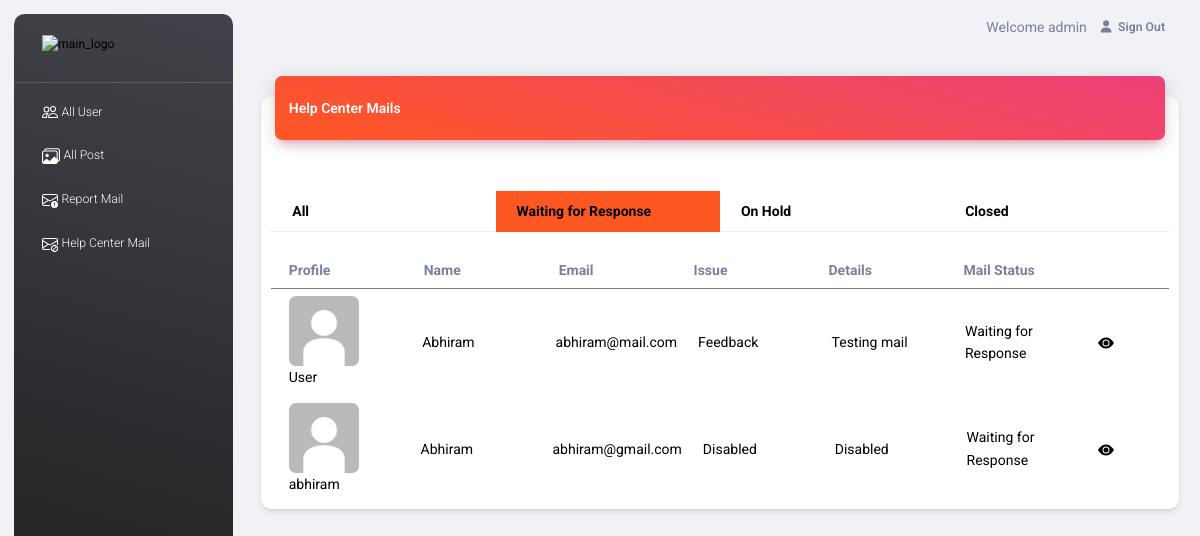
Page /admin_app/help_mail/ (signed in) on the committed database.
### Frontend/models.py (models this page shows)
class HelpCenterDB(models.Model):
    UserId = models.ForeignKey(RegisterDB, on_delete=models.CASCADE, null=True, blank=True)
    Name = models.CharField(max_length=100, null=True, blank=True)
    Email = models.CharField(max_length=100, null=True, blank=True)
    Issue = models.CharField(max_length=50, null=True, blank=True)
    Details = models.CharField(max_length=100, null=True, blank=True)
    created_at = models.DateTimeField(auto_now_add=True)
    MailComment = models.CharField(max_length=100, null=True, blank=True)
    MailStatus = models.IntegerField(default=0)

class RegisterDB(models.Model):
    UserId = models.AutoField(primary_key=True)
    Name = models.CharField(max_length=50, null=True, blank=True)
    Username = models.CharField(max_length=50, null=True, blank=True)
    Email = models.CharField(max_length=70, null=True, blank=True)
    Password = models.CharField(max_length=20, null=True, blank=True)
    DP = models.ImageField(upload_to="DP", default='default.jpg')
    Account_created = models.DateTimeField(auto_now_add=True)
    Status = models.IntegerField(default=0)

### admin_app/views.py (the view)
# urls.py: path('help_mail/', views.help_mail, name="help_mail"),
def help_mail(request):
    if 'username' in request.session:
        mails = HelpCenterDB.objects.all()
        waiting = HelpCenterDB.objects.filter(MailStatus=0)
        hold = HelpCenterDB.objects.filter(MailStatus=1)
        closed = HelpCenterDB.objects.filter(MailStatus=2)
        context = {
            'mails': mails,
            'waiting': waiting,
            'hold': hold,
            'closed': closed
        }
        return render(request, "help_mail.html", context)
    else:
        return redirect(admin_login)

### admin_app/templates/help_mail.html (shortened to what this page needs)
<!DOCTYPE html>
{% extends 'index.html' %}
{% block content %}
{% load static %}
<html lang="en">
<head>
</head>
<body>
<div class="container-fluid py-4">
    <div class="row">
        <div class="col-12">
            <div class="card my-4">
                <div class="card-header p-0 position-relative mt-n4 mx-3 z-index-2">
                    <div class="bg-gradient-primary shadow-primary border-radius-lg pt-4 pb-3">
                        <div class="row justify-content-between">
                            <div class="col-3">
                                <h6 class="text-white text-capitalize ps-3">Help Center Mails</h6>
                            </div>
                        </div>
                    </div>
                </div>
                <div class="card-body pb-2">
                    <div class="full inner_elements margin_top_30">
                        <div class="tab_style2">
                            <div class="tabbar">
                                <nav>
                                    <div class="row nav nav-tabs" id="nav-tab" role="tablist">
                                        <a aria-selected="false" class="col nav-item nav-link" data-toggle="tab"
                                           href="#all_mail" id="nav-all-tab" role="tab"><strong>All</strong></a>
                                        <a aria-selected="true" class=" col nav-item nav-link active" data-toggle="tab"
                                           href="#waiting_mail" id="nav-ongoing-tab" role="tab"><strong>
                                            Waiting for Response </strong></a>
                                        <a aria-selected="true" class=" col nav-item nav-link" data-toggle="tab"
                                           href="#pending_mail" id="nav-pending-tab" role="tab"><strong>
                                            On Hold </strong></a>
                                        <a aria-selected="false" class="col nav-item nav-link" data-toggle="tab"
                                           href="#closed_mail" id="nav-closed-tab" role="tab"><strong>
                                            Closed </strong></a>
                                    </div>
                                </nav>
                                <div class="tab-content" id="nav-tabContent">
                                    <div aria-labelledby="nav-ongoing-tab" class="tab-pane fade show active"
                                         id="waiting_mail"
                                         role="tabpanel">
                                        <div class="msg_list_main">
                                            <div>
                                                <div class="row p-2" style="border-bottom: 1px solid grey;">
                                                    <div class="col">
                                                        <b style="font-size:14px;">Profile</b>
                                                    </div>
                                                    <div class="col">
                                                        <b style="font-size:14px;">Name</b>
                                                    </div>
                                                    <div class="col">
                                                        <b style="font-size:14px;">Email</b>
                                                    </div>
                                                    <div class="col">
                                                        <b style="font-size:14px;">Issue</b>
                                                    </div>
                                                    <div class="col">
                                                        <b style="font-size:14px;">Details</b>
                                                    </div>
                                                    <div class="col">
                                                        <b style="font-size:14px;">Mail Status</b>
                                                    </div>
                                                    <div class="col-1">
                                                    </div>
                                                </div>
                                                {% for i in waiting %}
                                                <div class="row p-2 list-row align-items-center">
                                                    <div class="col">
                                                        {% if i.UserId_id %}
                                                        <a href="{% url 'user_profile' dataid=i.UserId_id %}">
                                                            <img alt="user1"
                                                                 class="avatar me-3 border-radius-lg"
                                                                 src="{{i.UserId.DP.url}}"
                                                                 style="height:70px; width:70px;">
                                                            {{i.UserId.Username}}</a>
                                                        {% else %}
                                                        <img alt="user1"
                                                             class="avatar me-3 border-radius-lg"
                                                             src="{% static 'asset/img/default.jpg' %}"
                                                             style="height:70px; width:70px;">
                                                        User
                                                        {% endif %}
                                                    </div>
                                                    <div class="col">
                                                        <a>{{i.Name}}</a>
                                                    </div>
                                                    <div class="col">
                                                        <a>{{i.Email}}</a>
                                                    </div>
                                                    <div class="col">
                                                        <a>{{i.Issue}}</a>
                                                    </div>
                                                    <div class="col">
                                                        <a>{{i.Details}}</a>
                                                    </div>
                                                    <div class="col">
                                                        {% if i.MailStatus == 0 %}
                                                        Waiting for Response
                                                        {% elif i.MailStatus == 1 %}
                                                        On Hold
                                                        {% else %}
                                                        Closed
                                                        {% endif %}
                                                    </div>
                                                    <div class="col-1">
                                                        <a href="{% url 'help_mail_detail' dataid=i.id %}">
                                                            <svg class="bi bi-eye-fill" fill="currentColor"
                                                                 height="16" viewBox="0 0 16 16" width="16"
                                                                 xmlns="http://www.w3.org/2000/svg">
                                                                <path d="M10.5 8a2.5 2.5 0 1 1-5 0 2.5 2.5 0 0 1 5 0"/>
                                                                <path d="M0 8s3-5.5 8-5.5S16 8 16 8s-3 5.5-8 5.5S0 8 0 8m8 3.5a3.5 3.5 0 1 0 0-7 3.5 3.5 0 0 0 0 7"/>
                                                            </svg>
                                                        </a>
                                                    </div>
                                                </div>
                                                {% endfor %}
                                            </div>
                                        </div>
                                    </div>
                                </div>
                            </div>
                        </div>
                    </div>
                </div>
            </div>
        </div>
    </div>
</div>
</body>
</html>
{% endblock %}

### admin_app/static/asset/css/custom-admin.css (style rules this page uses)
.list-row { color:black; }

### Frontend/static/assets/style.css (style rules this page uses)
* { margin: 0; padding: 0; outline: none !important; }
html, body { color: #898989; font-size: 14px; font-family: 'Poppins', sans-serif; line-height: normal; font-weight: 300; overflow-x: hidden !important; }
a { color: #1f1f1f; text-decoration: none !important; outline: none !important; -webkit-transition: all .3s ease-in-out; -moz-transition: all .3s ease-in-out; -ms-transition: all .3s ease-in-out; -o-transition: all .3s ease-in-out; transition: all .3s ease-in-out; }
h1, h2, h3, h4, h5, h6 { letter-spacing: 0; font-weight: normal; position: relative; padding: 0; font-weight: normal; line-height: normal; color: #1f1f1f; margin: 0 }
h6 { font-size: 13px }
a { color: #898989; text-decoration: none; outline: none; }
a, .btn { text-decoration: none !important; outline: none !important; -webkit-transition: all .3s ease-in-out; -moz-transition: all .3s ease-in-out; -ms-transition: all .3s ease-in-out; -o-transition: all .3s ease-in-out; transition: all .3s ease-in-out; }
.full { width: 100%; float: left; }
.margin_top_30 { margin-top: 30px; }
.msg_list_main { float: left; width: 100%; }
.tabbar { float: left; width: 100%; }
.tab-content { padding: 20px 0; }
.tabbar .nav-tabs { border-bottom: solid #eee 1px; }
.tabbar nav div.nav-tabs .nav-link { border-radius: 0; padding: 8px 20px; font-size: 14px; font-weight: 300; }
.tab_style2 .tabbar nav div.nav-tabs .nav-link.active { background: #ff5722; color: #fff; border-color: #ff5722; }

### admin_app/templates/help_mail.html (style rules this page uses)
a { text-decoration: none !important; color: black !important; }

### rows in the picture
HelpCenterDB: Name "Abhiram", Email "abhiram@mail.com", Issue "Feedback", Details "Testing mail", MailStatus "Waiting for Response"
HelpCenterDB: UserId.DP (placeholder picture), UserId.Username "abhiram", Name "Abhiram", Email "abhiram@gmail.com", Issue "Disabled", Details "Disabled", MailStatus "Waiting for Response"

### other values in the picture
{{ request.session.username }} "admin"
